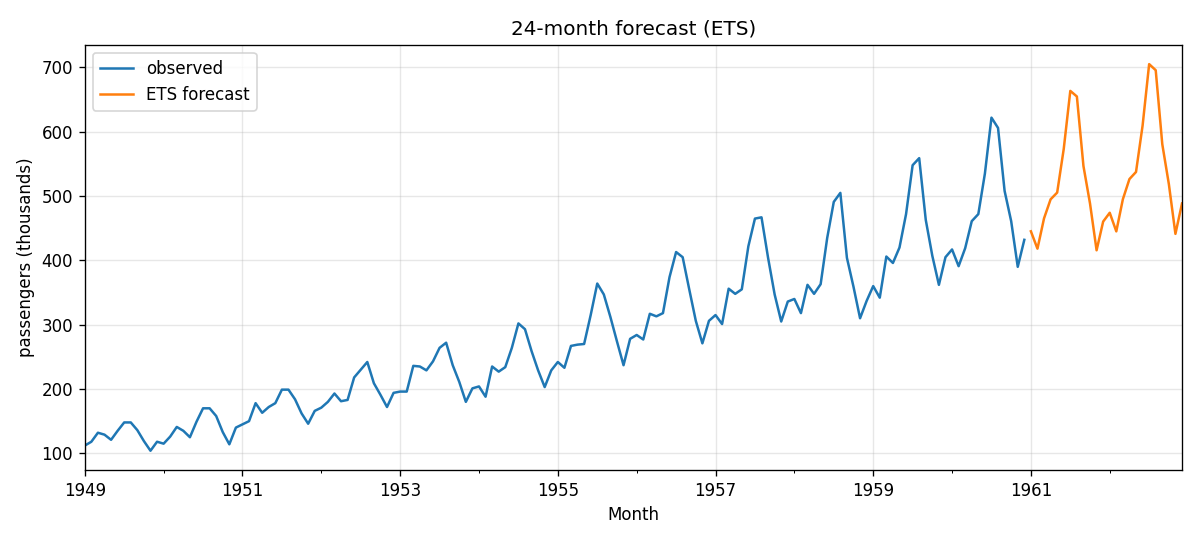

Reproduce this figure in Python.
"""
Project 2 - Time Series Forecasting
===================================
Dataset : Monthly international airline passengers, 1949-1960 (144 points).
          Real open data, fetched from the jbrownlee/Datasets mirror on GitHub.
Goal    : Forecast the next 24 months and evaluate honestly.

Why this project matters for a portfolio: forecasting is where beginners most
often fool themselves. The two cardinal sins are (a) evaluating with a random
train/test split - which leaks the future into the past - and (b) reporting only
in-sample fit. This script does neither. It uses a *rolling-origin backtest*
(a.k.a. time-series cross-validation) and compares real models against a
seasonal-naive baseline, because a model that can't beat "same month last year"
is not worth deploying.
"""
import warnings
warnings.filterwarnings("ignore")
import numpy as np
import pandas as pd
import matplotlib
matplotlib.use("Agg")
import matplotlib.pyplot as plt
from statsmodels.tsa.seasonal import seasonal_decompose
from statsmodels.tsa.holtwinters import ExponentialSmoothing
from statsmodels.tsa.statespace.sarimax import SARIMAX
import sys, os
sys.path.insert(0, os.path.join(os.path.dirname(__file__), "..", "..", "src"))
from dsmanual import seasonal_naive, mape   # tested, shared utilities

URL = "https://raw.githubusercontent.com/jbrownlee/Datasets/master/airline-passengers.csv"
y = pd.read_csv(URL, parse_dates=["Month"], index_col="Month")["Passengers"].asfreq("MS")
print(f"Series: {len(y)} monthly points, {y.index.min():%Y-%m} to {y.index.max():%Y-%m}")

# ---------------------------------------------------------------- 1. decomposition
# Multiplicative because the seasonal swings GROW with the level (classic sign).
decomp = seasonal_decompose(y, model="multiplicative", period=12)
fig = decomp.plot(); fig.set_size_inches(9, 7); fig.suptitle("Multiplicative decomposition", y=1.01)
fig.tight_layout(); fig.savefig("decomposition.png", dpi=120); plt.close(fig)

# ---------------------------------------------------------------- 2. models
def fit_ets(train, h):
    m = ExponentialSmoothing(train, trend="add", seasonal="mul",
                             seasonal_periods=12).fit()
    return m.forecast(h).values

def fit_sarima(train, h):
    m = SARIMAX(train, order=(1, 1, 1), seasonal_order=(1, 1, 1, 12),
                enforce_stationarity=False, enforce_invertibility=False).fit(disp=False)
    return m.forecast(h).values

# ---------------------------------------------------------------- 3. rolling-origin backtest
# Expanding window: train on everything up to a cutoff, forecast H months, score,
# then move the cutoff forward. This mimics how the model is actually used.
H = 12
cutoffs = [len(y) - k for k in (36, 24, 12)]     # three evaluation origins
results = {"SeasonalNaive": [], "ETS": [], "SARIMA": []}
for c in cutoffs:
    train, actual = y.iloc[:c], y.iloc[c:c + H].values
    results["SeasonalNaive"].append(mape(actual, seasonal_naive(train, H)))
    results["ETS"].append(mape(actual, fit_ets(train, H)))
    results["SARIMA"].append(mape(actual, fit_sarima(train, H)))

bt = pd.DataFrame(results, index=[f"origin@{y.index[c-1]:%Y-%m}" for c in cutoffs])
bt.loc["MEAN"] = bt.mean()
print("\n=== Rolling-origin backtest - MAPE %% (lower is better) ===")
print(bt.round(2).to_string())
best = bt.loc["MEAN"].idxmin()
print(f"\nBest by mean MAPE: {best}")

# ---------------------------------------------------------------- 4. final forecast with the winner
fit_fn = {"ETS": fit_ets, "SARIMA": fit_sarima}.get(best, None)
future_idx = pd.date_range(y.index[-1] + pd.offsets.MonthBegin(), periods=24, freq="MS")
if best == "SARIMA":
    m = SARIMAX(y, order=(1, 1, 1), seasonal_order=(1, 1, 1, 12),
                enforce_stationarity=False, enforce_invertibility=False).fit(disp=False)
    fc = m.get_forecast(24); mean, ci = fc.predicted_mean, fc.conf_int()
elif best == "ETS":
    m = ExponentialSmoothing(y, trend="add", seasonal="mul", seasonal_periods=12).fit()
    mean = pd.Series(m.forecast(24).values, index=future_idx); ci = None
else:
    mean = pd.Series(seasonal_naive(y, 24), index=future_idx); ci = None

fig, ax = plt.subplots(figsize=(10, 4.5))
y.plot(ax=ax, label="observed")
pd.Series(np.asarray(mean), index=future_idx).plot(ax=ax, label=f"{best} forecast", color="C1")
if ci is not None:
    ax.fill_between(future_idx, ci.iloc[:, 0], ci.iloc[:, 1], color="C1", alpha=.2,
                    label="95% interval")
ax.set(title=f"24-month forecast ({best})", ylabel="passengers (thousands)")
ax.legend(); ax.grid(alpha=.3)
fig.tight_layout(); fig.savefig("forecast.png", dpi=120); plt.close(fig)

with open("metrics.md", "w") as f:
    f.write("# Project 2 results - rolling-origin backtest\n\n")
    f.write("MAPE (%) across three forecast origins, 12-month horizon each:\n\n")
    f.write(bt.round(2).to_markdown() + "\n\n")
    f.write(f"**Winner: {best}.** Note that both statistical models must be "
            "compared against the seasonal-naive baseline - reporting an absolute "
            "error without that reference is meaningless.\n")
print("\nSaved: decomposition.png, forecast.png, metrics.md")
